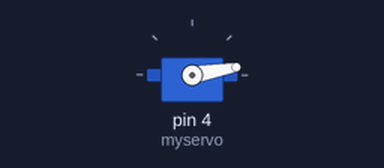
The sketch below on a simulated Arduino Uno, built with avr-gcc and run on an emulated ATmega328P. Shown: servo.

Above: at 0.05 s.
Timing chart, 0 to 4.6 s (numbered marks = the images above):
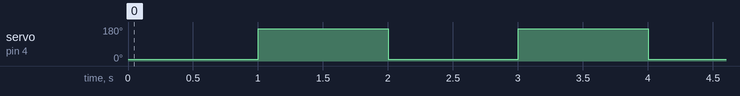

Measured:
- by itself, servo on pin 4 (myservo): alternates 170° for 1.0 s and 10° for 1.0 s

The sketch:

test-microservo.ino
```cpp
#include <Servo.h>

Servo myservo;  // create servo object to control a servo

void setup() {
  myservo.attach(4);  // attaches the servo on pin 4 to the servo object
}

void loop() {

  myservo.write(10);
  delay(1000);

  myservo.write(170);
  delay(1000);
}
```
